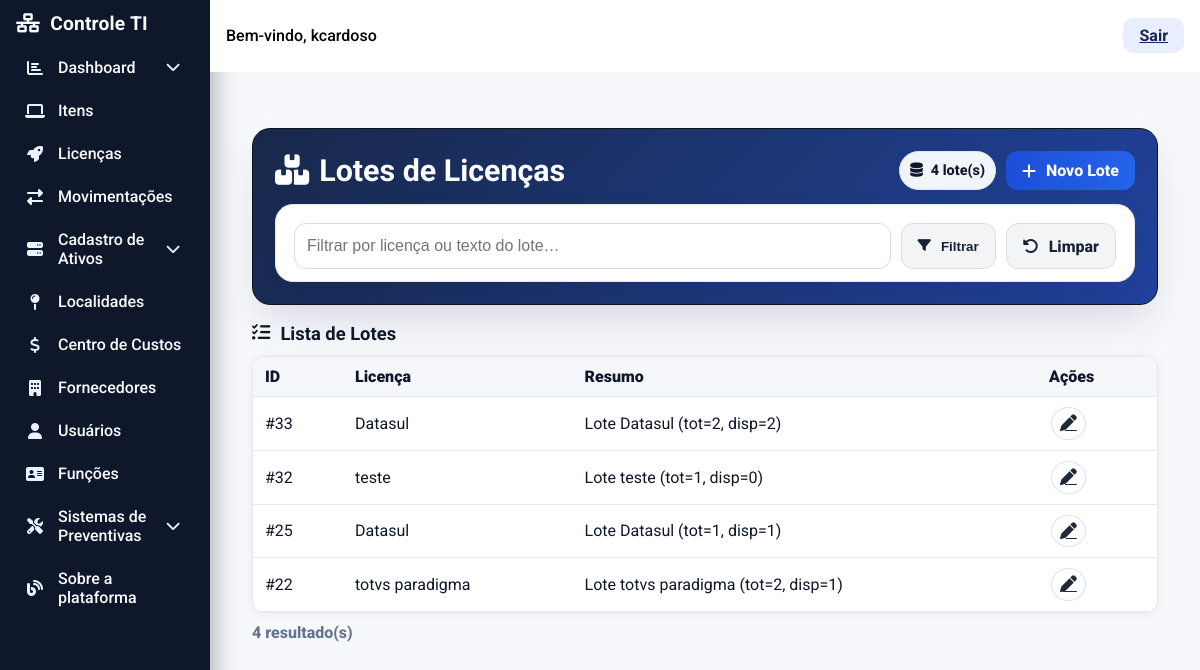
/licencas/lotes/ (signed in), run on an earlier commit of the app's database.
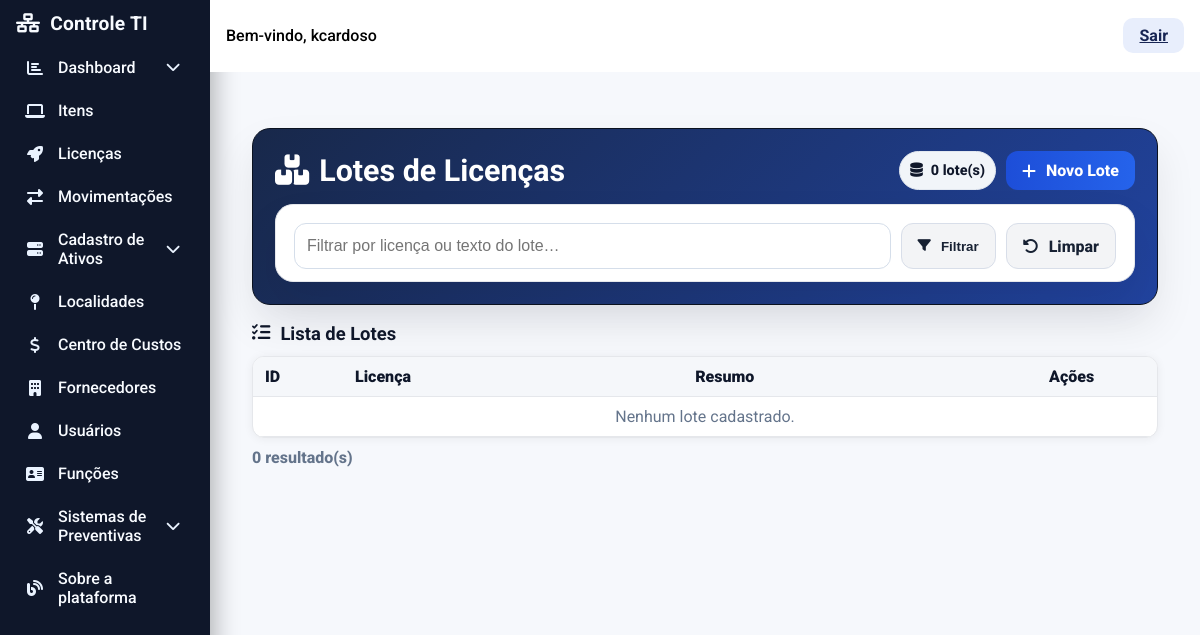
And on a later commit of the database.
### ProjetoEstoque/models.py (models this page shows, shortened)
class AuditModel(models.Model):
    criado_por = models.ForeignKey(User, related_name="%(class)s_criador", on_delete=models.SET_NULL, null=True)
    atualizado_por = models.ForeignKey(User, related_name="%(class)s_atualizador", on_delete=models.SET_NULL, null=True)
    created_at = models.DateTimeField(auto_now_add=True)
    updated_at = models.DateTimeField(auto_now=True)
    class Meta:
        abstract = True

class LicencaLote(AuditModel):
    licenca = models.ForeignKey("Licenca", on_delete=models.CASCADE, related_name="lotes")
    quantidade_total = models.PositiveIntegerField()
    quantidade_disponivel = models.PositiveIntegerField()
    custo_ciclo = models.DecimalField(max_digits=12, decimal_places=2, null=True, blank=True)
    data_compra = models.DateField(null=True, blank=True)
    fornecedor = models.ForeignKey("Fornecedor", on_delete=models.SET_NULL, null=True, blank=True)
    centro_custo = models.ForeignKey("CentroCusto", on_delete=models.SET_NULL, null=True, blank=True)
    observacao = models.TextField(blank=True, null=True)
    class Meta:
        ordering = ["-created_at", "-id"]
        verbose_name = "Lote de Licença"
        verbose_name_plural = "Lotes de Licenças"
    def __str__(self):
        return f"Lote {self.licenca.nome} (tot={self.quantidade_total}, disp={self.quantidade_disponivel})"

class Licenca(AuditModel):
    nome = models.CharField(max_length=160)
    fornecedor = models.ForeignKey("Fornecedor", on_delete=models.SET_NULL, null=True, blank=True)
    centro_custo = models.ForeignKey("CentroCusto", on_delete=models.SET_NULL, null=True, blank=True)
    pmb = models.CharField(max_length=3, choices=SimNaoChoices.choices, default=SimNaoChoices.NAO)
    periodicidade = models.CharField(max_length=16, choices=PeriodicidadeChoices.choices,
                                     default=PeriodicidadeChoices.MENSAL)
    data_inicio = models.DateField()
    data_fim = models.DateField(null=True, blank=True)
    quantidade = models.PositiveIntegerField(default=0, help_text="Assentos disponíveis para atribuição.")
    custo = models.DecimalField(max_digits=12, decimal_places=2, null=True, blank=True,
                                help_text="Custo do ciclo conforme periodicidade.")
    observacao = models.TextField(blank=True, null=True)
    class Meta:
        ordering = ["nome"]
        verbose_name = "Licença"
        verbose_name_plural = "Licenças"

### ProjetoEstoque/views.py (the view)
# urls.py: path("licencas/lotes/", views.licenca_lote_list, name="licenca_lote_list"),
@login_required
def licenca_lote_list(request):
    q = request.GET.get("q", "").strip()
    qs = (
        LicencaLote.objects
        .select_related("licenca", "fornecedor", "centro_custo")
        .order_by("-created_at")
    )
    if q:
        qs = qs.filter(licenca__nome__icontains=q)
    return render(request, "front/licencas/licenca_lote_list.html", {"lotes": qs, "q": q})

### ProjetoEstoque/templates/front/licencas/licenca_lote_list.html (shortened to what this page needs)
{% extends "base.html" %}
{% block content %}
<link rel="stylesheet" href="https://cdnjs.cloudflare.com/ajax/libs/font-awesome/6.4.2/css/all.min.css"/>
<div class="wrap">
  <div class="hero">
    <div class="hero-top">
      <h2><i class="fa fa-boxes-stacked"></i> Lotes de Licenças</h2>
      <div class="actions">
        <span class="chip light"><i class="fa fa-database"></i> {{ lotes|length }} lote(s)</span>
        <a class="btn primary" href="{% url 'licenca_lote_novo' %}">
          <i class="fa fa-plus"></i> Novo Lote
        </a>
      </div>
    </div>
    <div class="card" style="margin-top:14px">
      <div class="section" style="padding-bottom:12px">
        <form method="get" autocomplete="off" class="search-grid">
          <input class="ctrl" type="text" id="q" name="q" placeholder="Filtrar por licença ou texto do lote…" value="{{ q|default:'' }}">
          <button class="btn light" type="submit"><i class="fa fa-filter"></i> Filtrar</button>
          <a class="btn light" href="{{ request.path }}"><i class="fa fa-rotate-left"></i> Limpar</a>
        </form>
      </div>
    </div>
  </div>
  <div class="section" style="padding-left:0;padding-right:0">
    <h3><i class="fa fa-list-check"></i> Lista de Lotes</h3>
    <div class="table-wrap">
      <table>
        <thead>
          <tr>
            <th style="width:90px">ID</th>
            <th>Licença</th>
            <th>Resumo</th>
            <th style="width:120px">Ações</th>
          </tr>
        </thead>
        <tbody>
          {% for lote in lotes %}
            <tr>
              <td>#{{ lote.id }}</td>
              <td>
                {% if lote.licenca %}
                  {{ lote.licenca.nome|default:lote.licenca }}
                {% else %}
                  <span class="muted">—</span>
                {% endif %}
              </td>
              <td>{{ lote|stringformat:"s" }}</td>
              <td style="white-space:nowrap">
                <a class="icon-btn" title="Editar" href="{% url 'licenca_lote_edit' pk=lote.id %}">
                  <i class="fa fa-pen"></i>
                </a>
              </td>
            </tr>
          {% empty %}
            <tr>
              <td colspan="4" style="text-align:center" class="muted">Nenhum lote cadastrado.</td>
            </tr>
          {% endfor %}
        </tbody>
      </table>
    </div>
    <div style="margin-top:10px" class="count-muted">{{ lotes|length }} resultado(s)</div>
  </div>
</div>
{% endblock %}

What changed in the data, as far as the page shows it:
removed LicencaLote: id "33", licenca.nome "Datasul", licenca+quantidade_total+quantidade_disponivel "Lote Datasul (tot=2, disp=2)"
removed LicencaLote: id "32", licenca.nome "teste", licenca+quantidade_total+quantidade_disponivel "Lote teste (tot=1, disp=0)"
removed LicencaLote: id "25", licenca.nome "Datasul", licenca+quantidade_total+quantidade_disponivel "Lote Datasul (tot=1, disp=1)"
removed LicencaLote: id "22", licenca.nome "totvs paradigma", licenca+quantidade_total+quantidade_disponivel "Lote totvs paradigma (tot=2, disp=1)"
Also different on the page:
{{ lotes|length }}: "4" → "0"
text now shown: "Nenhum lote cadastrado."
